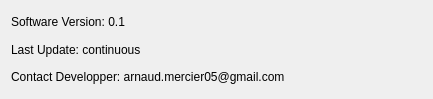
<?xml version="1.0" encoding="UTF-8"?>
<ui version="4.0">
 <class>Dialog</class>
 <widget class="QDialog" name="Dialog">
  <property name="geometry">
   <rect>
    <x>0</x>
    <y>0</y>
    <width>433</width>
    <height>99</height>
   </rect>
  </property>
  <property name="sizePolicy">
   <sizepolicy hsizetype="Fixed" vsizetype="Fixed">
    <horstretch>0</horstretch>
    <verstretch>0</verstretch>
   </sizepolicy>
  </property>
  <property name="windowTitle">
   <string>Help</string>
  </property>
  <layout class="QGridLayout" name="gridLayout">
   <item row="0" column="0">
    <widget class="QLabel" name="label_2">
     <property name="text">
      <string>Software Version: 0.1</string>
     </property>
    </widget>
   </item>
   <item row="2" column="0">
    <widget class="QLabel" name="label">
     <property name="sizePolicy">
      <sizepolicy hsizetype="Minimum" vsizetype="Minimum">
       <horstretch>0</horstretch>
       <verstretch>0</verstretch>
      </sizepolicy>
     </property>
     <property name="text">
      <string>Contact Developper: arnaud.mercier05@gmail.com</string>
     </property>
    </widget>
   </item>
   <item row="1" column="0">
    <widget class="QLabel" name="label_3">
     <property name="text">
      <string>Last Update: continuous</string>
     </property>
    </widget>
   </item>
  </layout>
 </widget>
 <resources/>
 <connections/>
</ui>
